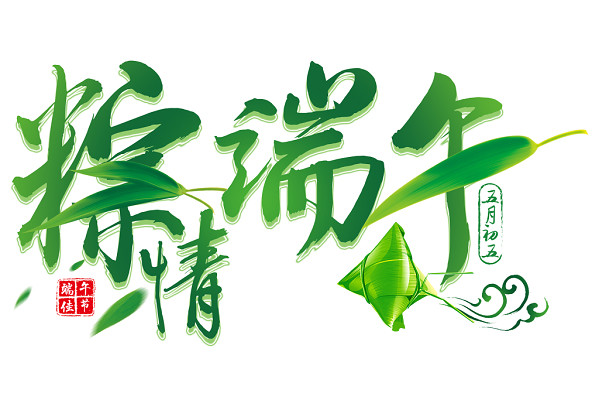
#> input picture 处理文件、摄像头和图形用户界面/使用numpy访问图像数据/1.jpg, 599 x 400 px
$ python test_3.py
#> lines starting #> are read from the running program, lines starting #| are printed output that depends on the picture
# -*- coding:utf8 -*-
# @TIME     :2019/6/2 17:55
# @Author   : 洪松
# @File     : test_3.py
import cv2 as cv

'''操作通道：将指定通道(B,G和R)的所有值设置为零'''
img = cv.imread('1.jpg')
#> img is the input picture: shape (400, 599, 3); mean B, G, R 206.8, 228.8, 208.4
'''像素操作是一个高代价的低效操作,特别是在视频数据处理时，会发现要等很久才能得到结果'''
'''将图像所有的G(绿色)值设为0'''
img[:,:, 1] = 0
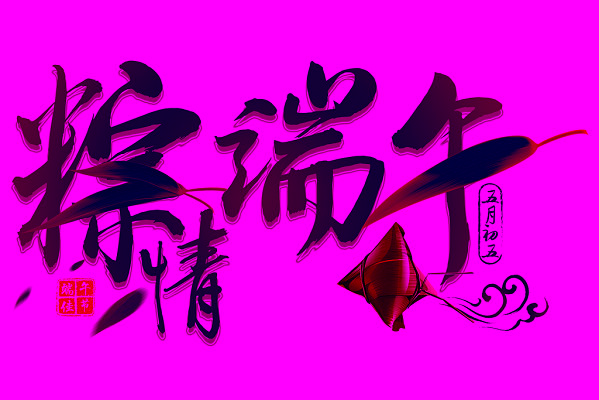
#> img: shape (400, 599, 3); mean B, G, R 206.8, 0, 208.4
cv.imwrite('1_result.jpg', img)

$ run again, with 处理文件、摄像头和图形用户界面/使用numpy访问图像数据/2.jpg copied over 处理文件、摄像头和图形用户界面/使用numpy访问图像数据/1.jpg
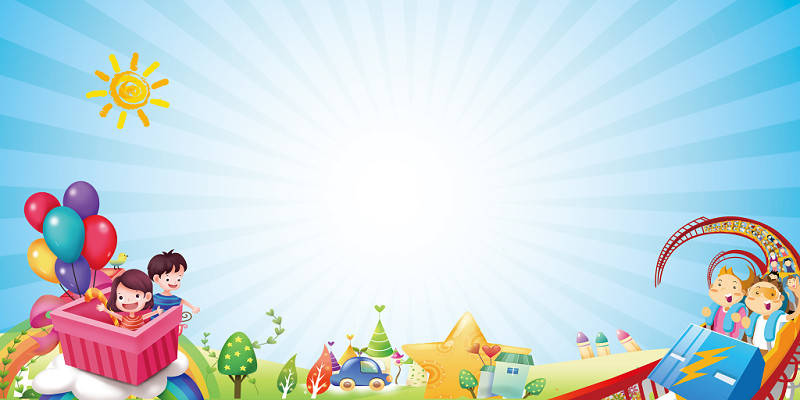
#> input picture 处理文件、摄像头和图形用户界面/使用numpy访问图像数据/2.jpg, 800 x 400 px
#> img is the input picture: shape (400, 800, 3); mean B, G, R 219.9, 215.3, 197.8
#> `img[:,:, 1] = 0`:
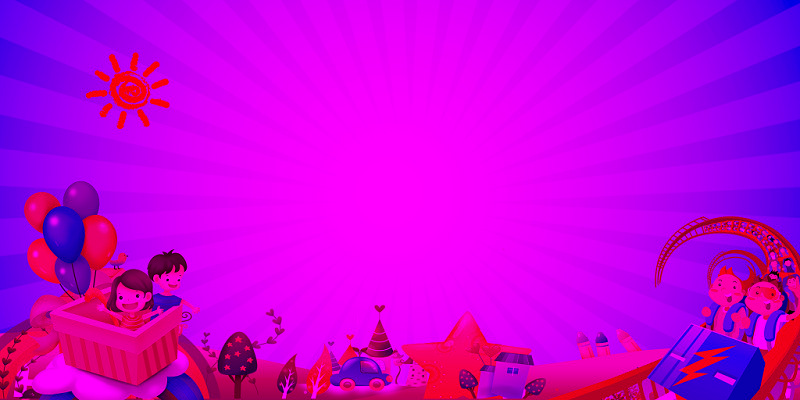
#> img: shape (400, 800, 3); mean B, G, R 219.9, 0, 197.8
